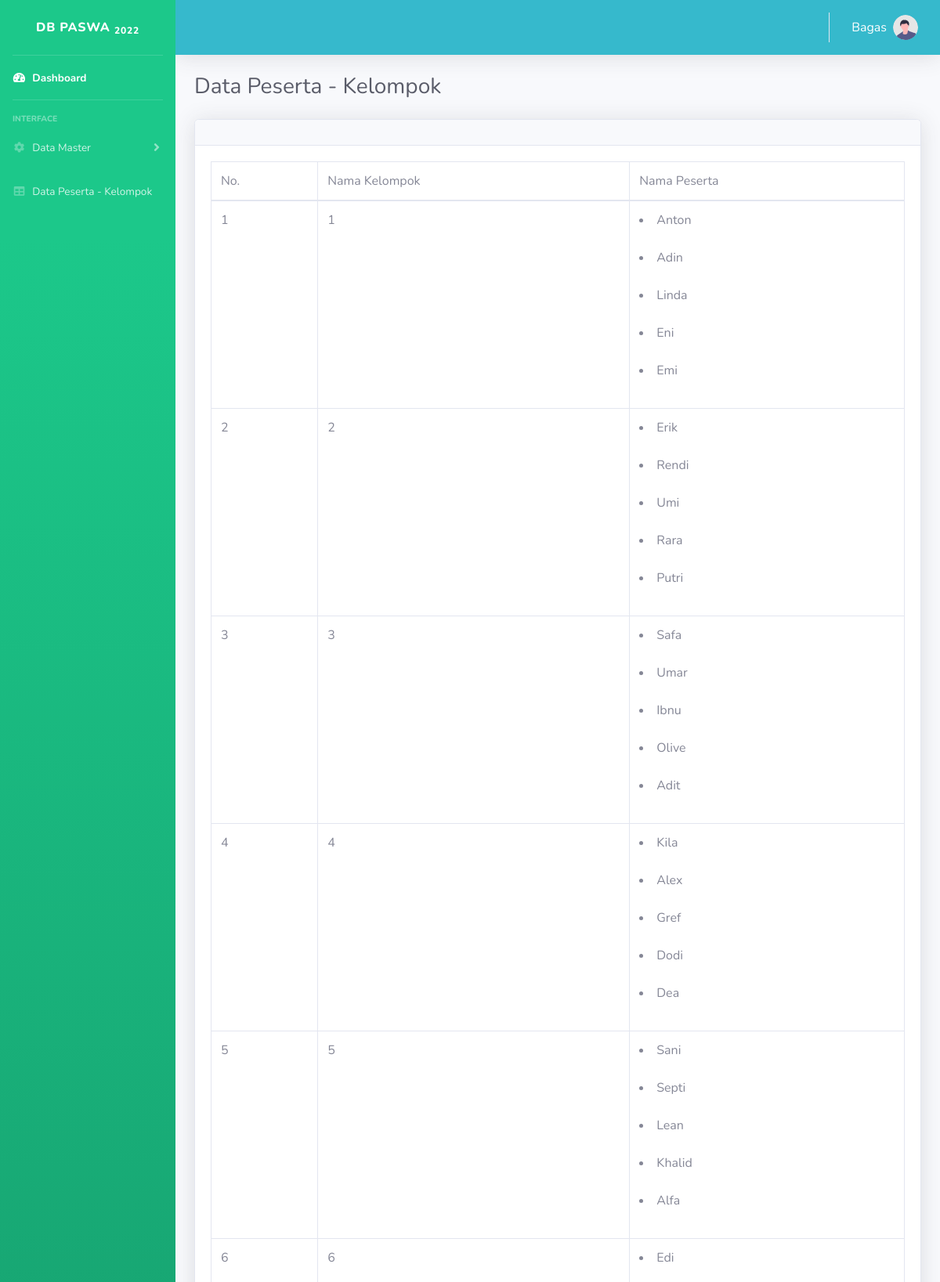
/peserta_kelompok.php (signed in, upper part), run on the app's committed database.
### tables this page shows
CREATE TABLE `tab_kelompok` (
  `id` int(5) NOT NULL,
  `nama_kelompok` varchar(50) DEFAULT NULL
);

CREATE TABLE `tab_peserta` (
  `nim` int(11) NOT NULL,
  `nama` varchar(100) DEFAULT NULL,
  `prodi` varchar(20) DEFAULT NULL,
  `semester` int(11) DEFAULT NULL,
  `kelas` varchar(10) DEFAULT NULL,
  `no_hp` varchar(13) DEFAULT NULL,
  `email` varchar(100) DEFAULT NULL,
  `alamat` text DEFAULT NULL,
  `jenis_kelamin` int(11) DEFAULT NULL,
  `foto` text DEFAULT NULL,
  `agama` varchar(10) DEFAULT NULL,
  `tempat_lahir` varchar(100) DEFAULT NULL,
  `tanggal_lahir` date DEFAULT NULL
);

### peserta_kelompok.php (the view, shortened to what this page needs)
<?php include('header.php'); ?>
<?php include('sidemenu.php'); ?>
<div class="container-fluid">
    <h1 class="h3 mb-2 text-gray-800">Data Peserta - Kelompok</h1>
    <div class="card shadow mb-4">
        <div class="card-header py-3">
        </div>
        <div class="card-body">
            <div class="table-responsive">
                <table class="table table-bordered" id="dataTable" width="100%" cellspacing="0">
                    <thead>
                        <tr>
                            <td>No.</td>
                            <td>Nama Kelompok</td>
                            <td>Nama Peserta</td>
                        </tr>
                    </thead>
                    <tbody>
                        <?php
                        include_once("connection.php");
                        $no = 0;
                        $result = mysqli_query($mysqli, "SELECT * FROM tab_kelompok");
                        while ($row = mysqli_fetch_array($result)) {
                            $id_kelompok = $row['id'];
                            $no++;
                            echo "<tr>";
                            echo "<td>" . $no . "</td>";
                            echo "<td>" . $row['nama_kelompok'] . "</td>";
                            $result_peserta = mysqli_query($mysqli, "select b.nama from tab_peserta_kelompok as a left join tab_peserta as b on a.nim = b.nim where a.id_kelompok = '$id_kelompok' ");
                            $rowx = mysqli_fetch_assoc($result_peserta);
                            if(!empty($rowx)){
                                echo "<td>";
                                $peserta = mysqli_query($mysqli, "select b.nama from tab_peserta_kelompok as a left join tab_peserta as b on a.nim = b.nim where a.id_kelompok = '$id_kelompok' ");
                                while ($pesertax =  mysqli_fetch_array($peserta)){
                                    echo "<li>".$pesertax['nama']."</li><br>";
                                }
                                echo "</td>";
                            }else{
                                echo "<td><a href='set_kelompok.php?id=$id_kelompok' class='btn btn-info'>Set Kelompok</a> </td>";
                            }
                        }
                        ?>
                    </tbody>
                </table>
            </div>
        </div>
    </div>
</div>
</div>
<?php include('footer.php'); ?>

### data on the page
tab_kelompok: nama_kelompok "1"
tab_peserta: nama "Anton"
tab_peserta: nama "Adin"
tab_peserta: nama "Linda"
tab_peserta: nama "Eni"
tab_peserta: nama "Emi"
tab_kelompok: nama_kelompok "2"
tab_peserta: nama "Erik"
tab_peserta: nama "Rendi"
tab_peserta: nama "Umi"
tab_peserta: nama "Rara"
tab_peserta: nama "Putri"
tab_kelompok: nama_kelompok "3"
tab_peserta: nama "Safa"
tab_peserta: nama "Umar"
tab_peserta: nama "Ibnu"
tab_peserta: nama "Olive"
tab_peserta: nama "Adit"
tab_kelompok: nama_kelompok "4"
tab_peserta: nama "Kila"
tab_peserta: nama "Alex"
tab_peserta: nama "Gref"
tab_peserta: nama "Dodi"
tab_peserta: nama "Dea"
tab_kelompok: nama_kelompok "5"
tab_peserta: nama "Sani"
tab_peserta: nama "Septi"
tab_peserta: nama "Lean"
tab_peserta: nama "Khalid"
tab_peserta: nama "Alfa"
tab_kelompok: nama_kelompok "6"
tab_peserta: nama "Edi"

### other printed values
$_SESSION['valid'] "Bagas"
